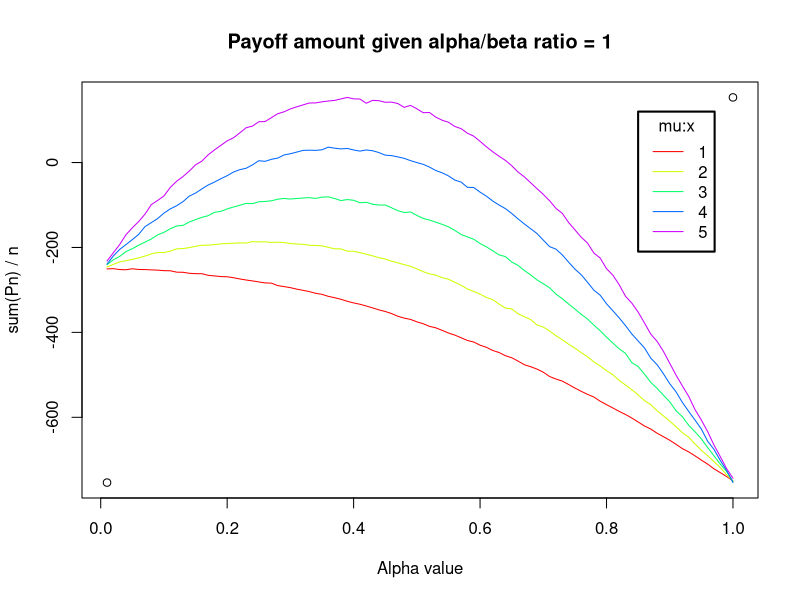

This figure's R source:
#tests different values of alpha and beta, keeping the ratio at 1
#graphs across different ratios of mu to x

#initialize empty data frame
payoffs <- data.frame()

n <- 10^4
c <- 250
x <- 500

#two for loops: one for mu, and one for alpha(/beta)
for(m in 1:5)
{
  mu <- m * x
  #print(sprintf("mu: %d", mu))
  #print(sprintf("mu/x: %d", mu/x))
  for(a in 1:100)
  {
    alpha_mean <- a / 100
    beta_mean <- a / 100
    #print(sprintf("alpha_mean: %f beta_mean: %f", alpha_mean, beta_mean))
    alpha <- rnorm(n, mean=alpha_mean, sd=0.1)
    beta <- rnorm(n, mean=beta_mean, sd=0.1)
    Pn <- alpha * (1 - beta) * mu - beta * x - c
    #print(sum(Pn) / n)
    #initialize new row, add it to data frame
    new_row <- c(alpha_mean, sum(Pn) / n, m)
    payoffs <- rbind(payoffs, new_row)
  }
}

#rename columns of frame for clarity
names(payoffs) <- c("alpha_value", "avg_value", "mu_value")

#sets up plot
num_plots <- max(payoffs$mu_value)
xrange <- range(payoffs$alpha_value)
yrange <- range(payoffs$avg_value)
colors <- rainbow(num_plots)
plot(xrange, yrange, xlab="Alpha value",
     ylab="sum(Pn) / n" ) 
title("Payoff amount given alpha/beta ratio = 1")

#plots points and connects them with lines
for(i in 1:num_plots)
{
  plot <- subset(payoffs, mu_value==i)
  lines(plot$alpha_value, plot$avg_value, col=colors[i])
}

#creates legend
legend(0.85,120, 1:num_plots, lty=c(1, 1, 1, 1, 1), col=colors, title="mu:x", box.lwd=2)

